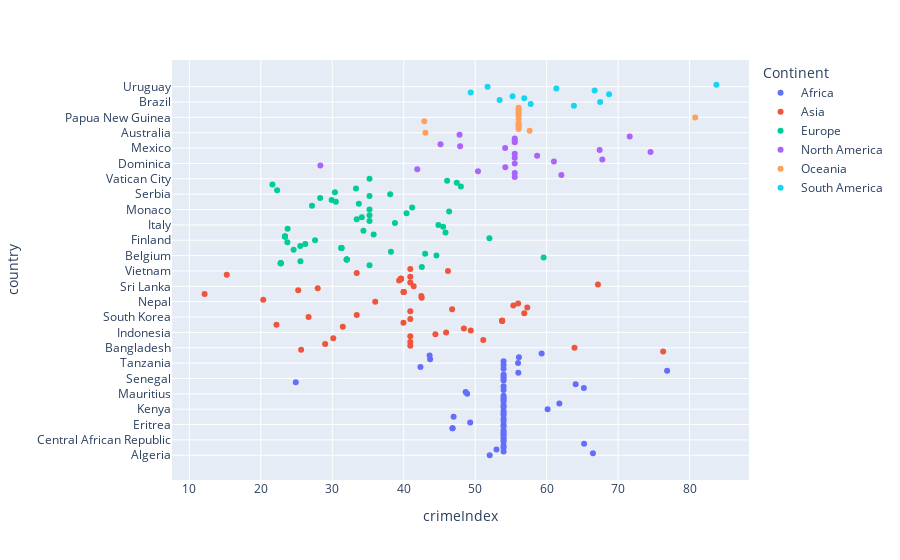

Write notebook code for a chart like this one.
### Code cell
fig = px.scatter(data, x="crimeIndex", y="country", color="Continent", hover_data=['crimeIndex'])
fig.show()

### Figure 1 — Plotly figure (JSON) as saved in the notebook; plotly's stock layout.template omitted (floating-point values rounded to 4 significant figures)
{"data": [{"hovertemplate": "Continent=Africa<br>crimeIndex=%{x}<br>country=%{y}<extra></extra>", "legendgroup": "Africa", "marker": {"color": "#636efa", "symbol": "circle"}, "mode": "markers", "name": "Africa", "orientation": "h", "showlegend": true, "type": "scatter", "x": [52.03, 66.48, 53.97, 52.98, 53.97, 53.97, 65.24, 53.97, 53.97, 53.97, 53.97, 53.97, 53.97, 53.97, 46.83, 46.83, 53.97, 53.97, 49.3, 53.97, 53.97, 46.98, 53.97, 53.97, 53.97, 60.14, 53.97, 53.97, 61.78, 53.97, 53.97, 53.97, 53.97, 48.88, 48.66, 53.97, 65.21, 53.97, 64.06, 24.89, 53.97, 53.97, 53.97, 53.97, 56.04, 76.86, 53.97, 42.34, 53.97, 56, 53.97, 43.69, 56.12, 43.62, 59.3], "xaxis": "x", "y": ["Algeria", "Angola", "Benin", "Botswana", "Burkina", "Burundi", "Cameroon", "Cape Verde", "Central African Republic", "Chad", "Comoros", "Congo", "Congo, Democratic Republic of", "Djibouti", "Egypt", "Egypt", "Equatorial Guinea", "Eritrea", "Ethiopia", "Gabon", "Gambia", "Ghana", "Guinea", "Guinea-Bissau", "Ivory Coast", "Kenya", "Lesotho", "Liberia", "Libya", "Madagascar", "Malawi", "Mali", "Mauritania", "Mauritius", "Morocco", "Mozambique", "Namibia", "Niger", "Nigeria", "Rwanda", "Sao Tome and Principe", "Senegal", "Seychelles", "Sierra Leone", "Somalia", "South Africa", "South Sudan", "Sudan", "Swaziland", "Tanzania", "Togo", "Tunisia", "Uganda", "Zambia", "Zimbabwe"], "yaxis": "y"}, {"hovertemplate": "Continent=Asia<br>crimeIndex=%{x}<br>country=%{y}<extra></extra>", "legendgroup": "Asia", "marker": {"color": "#EF553B", "symbol": "circle"}, "mode": "markers", "name": "Asia", "orientation": "h", "showlegend": true, "type": "scatter", "x": [76.31, 25.64, 63.9, 40.92, 29, 40.92, 51.13, 30.14, 40.92, 44.43, 45.93, 49.38, 48.42, 31.47, 22.19, 39.96, 53.77, 53.77, 53.77, 53.77, 40.92, 26.68, 33.42, 56.87, 40.92, 46.77, 57.29, 55.34, 56.01, 36.01, 20.34, 42.51, 42.46, 12.13, 39.99, 39.99, 39.99, 25.23, 27.96, 41.39, 67.18, 40.92, 39.35, 39.62, 39.62, 39.62, 39.62, 40.92, 15.23, 33.42, 46.19, 40.92], "xaxis": "x", "y": ["Afghanistan", "Bahrain", "Bangladesh", "Bhutan", "Brunei", "Burma (Myanmar)", "Cambodia", "China", "East Timor", "India", "Indonesia", "Iran", "Iraq", "Israel", "Japan", "Jordan", "Kazakhstan", "Kazakhstan", "Kazakhstan", "Kazakhstan", "North Korea", "South Korea", "Kuwait", "Kyrgyzstan", "Laos", "Lebanon", "Malaysia", "Maldives", "Mongolia", "Nepal", "Oman", "Pakistan", "Philippines", "Qatar", "Russia", "Russia", "Russia", "Saudi Arabia", "Singapore", "Sri Lanka", "Syria", "Tajikistan", "Thailand", "Turkey", "Turkey", "Turkey", "Turkey", "Turkmenistan", "United Arab Emirates", "Uzbekistan", "Vietnam", "Yemen"], "yaxis": "y"}, {"hovertemplate": "Continent=Europe<br>crimeIndex=%{x}<br>country=%{y}<extra></extra>", "legendgroup": "Europe", "marker": {"color": "#00cc96", "symbol": "circle"}, "mode": "markers", "name": "Europe", "orientation": "h", "showlegend": true, "type": "scatter", "x": [42.53, 35.21, 22.79, 22.79, 22.79, 22.79, 25.54, 32.02, 32.02, 32.02, 32.02, 59.58, 44.58, 42.99, 38.21, 24.59, 31.28, 31.28, 31.28, 31.28, 25.52, 26.22, 23.71, 27.59, 51.99, 23.38, 23.38, 23.38, 23.38, 35.79, 45.85, 34.36, 23.75, 45.51, 44.85, 38.77, 35.21, 33.42, 34.13, 35.21, 40.39, 46.35, 35.21, 41.18, 27.16, 33.72, 30.5, 29.91, 28.3, 35.21, 38.1, 30.37, 22.28, 33.32, 48, 21.62, 47.42, 46.07, 35.21], "xaxis": "x", "y": ["Albania", "Andorra", "Armenia", "Armenia", "Armenia", "Armenia", "Austria", "Azerbaijan", "Azerbaijan", "Azerbaijan", "Azerbaijan", "Belarus", "Belgium", "Bosnia and Herzegovina", "Bulgaria", "Croatia", "Cyprus", "Cyprus", "Cyprus", "Cyprus", "Czech Republic", "Denmark", "Estonia", "Finland", "France", "Georgia", "Georgia", "Georgia", "Georgia", "Germany", "Greece", "Hungary", "Iceland", "Ireland", "Italy", "Latvia", "Liechtenstein", "Lithuania", "Luxembourg", "Macedonia", "Malta", "Moldova", "Monaco", "Montenegro", "Netherlands", "Norway", "Poland", "Portugal", "Romania", "San Marino", "Serbia", "Slovakia", "Slovenia", "Spain", "Sweden", "Switzerland", "Ukraine", "United Kingdom", "Vatican City"], "yaxis": "y"}, {"hovertemplate": "Continent=North America<br>crimeIndex=%{x}<br>country=%{y}<extra></extra>", "legendgroup": "North America", "marker": {"color": "#ab63fa", "symbol": "circle"}, "mode": "markers", "name": "North America", "orientation": "h", "showlegend": true, "type": "scatter", "x": [55.53, 62.06, 55.53, 50.39, 41.89, 54.22, 28.33, 55.53, 61.02, 67.79, 55.53, 58.67, 55.53, 74.54, 67.42, 54.19, 47.89, 45.15, 55.53, 55.53, 55.53, 71.63, 47.81], "xaxis": "x", "y": ["Antigua and Barbuda", "Bahamas", "Barbados", "Belize", "Canada", "Costa Rica", "Cuba", "Dominica", "Dominican Republic", "El Salvador", "Grenada", "Guatemala", "Haiti", "Honduras", "Jamaica", "Mexico", "Nicaragua", "Panama", "Saint Kitts and Nevis", "Saint Lucia", "Saint Vincent and the Grenadines", "Trinidad and Tobago", "United States"], "yaxis": "y"}, {"hovertemplate": "Continent=Oceania<br>crimeIndex=%{x}<br>country=%{y}<extra></extra>", "legendgroup": "Oceania", "marker": {"color": "#FFA15A", "symbol": "circle"}, "mode": "markers", "name": "Oceania", "orientation": "h", "showlegend": true, "type": "scatter", "x": [43.03, 57.62, 56.08, 56.08, 56.08, 56.08, 56.08, 42.88, 56.08, 80.79, 56.08, 56.08, 56.08, 56.08, 56.08], "xaxis": "x", "y": ["Australia", "Fiji", "Kiribati", "Marshall Islands", "Micronesia", "Micronesia", "Nauru", "New Zealand", "Palau", "Papua New Guinea", "Samoa", "Solomon Islands", "Tonga", "Tuvalu", "Vanuatu"], "yaxis": "y"}, {"hovertemplate": "Continent=South America<br>crimeIndex=%{x}<br>country=%{y}<extra></extra>", "legendgroup": "South America", "marker": {"color": "#19d3f3", "symbol": "circle"}, "mode": "markers", "name": "South America", "orientation": "h", "showlegend": true, "type": "scatter", "x": [63.82, 57.77, 67.49, 53.42, 56.87, 55.23, 68.74, 49.37, 66.72, 61.36, 51.73, 83.76], "xaxis": "x", "y": ["Argentina", "Bolivia", "Brazil", "Chile", "Colombia", "Ecuador", "Guyana", "Paraguay", "Peru", "Suriname", "Uruguay", "Venezuela"], "yaxis": "y"}], "layout": {"legend": {"title": {"text": "Continent"}, "tracegroupgap": 0}, "margin": {"t": 60}, "xaxis": {"anchor": "y", "domain": [0, 1], "title": {"text": "crimeIndex"}}, "yaxis": {"anchor": "x", "domain": [0, 1], "title": {"text": "country"}}}}
